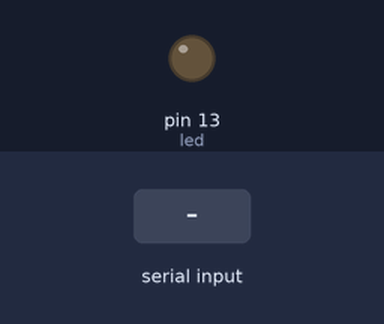
Simulated run of this sketch. Board: Arduino Uno, built with avr-gcc and run on an emulated ATmega328P. Parts: output pins drawn as LEDs (lit = HIGH). The inputs (shaded band) are chosen by the test bench.

Above: at 1.2 s.
1.3 s: "A" received over Serial
At 2.5 s:
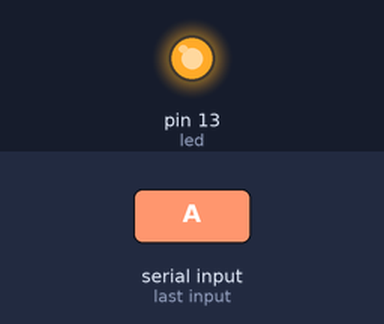
2.8 s: "B" received over Serial
At 3.9 s:
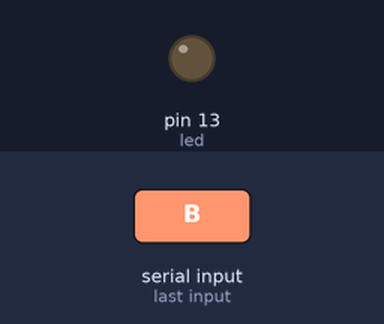
Timing chart, 0 to 5.8 s (numbered marks = the images above; inputs shaded):
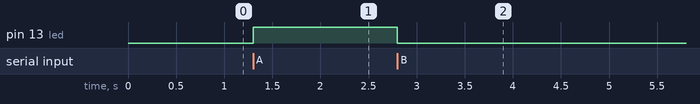

Measured:
- after the input at 1.3 s, pin 13 (led): LOW → HIGH at once
- after the input at 2.8 s, pin 13 (led): HIGH → LOW at once

The sketch:

GomezA_RETO4_SE.ino
```cpp
int byteRecibido=0;
const int led = 13;
//Variable que almacenará el byte recibido
//Pin al que se conectará el LED
void setup(){
Serial.begin(9600);
pinMode(led, OUTPUT);
//Inicialización del puerto serial a 9600 baudios
//Se declara el pin 13 como salida
digitalWrite(led, LOW);//Apagar el LED inicialmente
}
void loop(){
//Se comprueba si hay algún dato por leer en el buffer del puerto serial
if (Serial.available() > 0){
byteRecibido=Serial.read(); //Lectura del dato recibido
if (byteRecibido=='A') //Comprobar que el dato recibido sea una "A"
digitalWrite(led, HIGH); //Encender el LED
else if (byteRecibido=='B')
digitalWrite(led, LOW); //Apagar el LED
}
}
```
